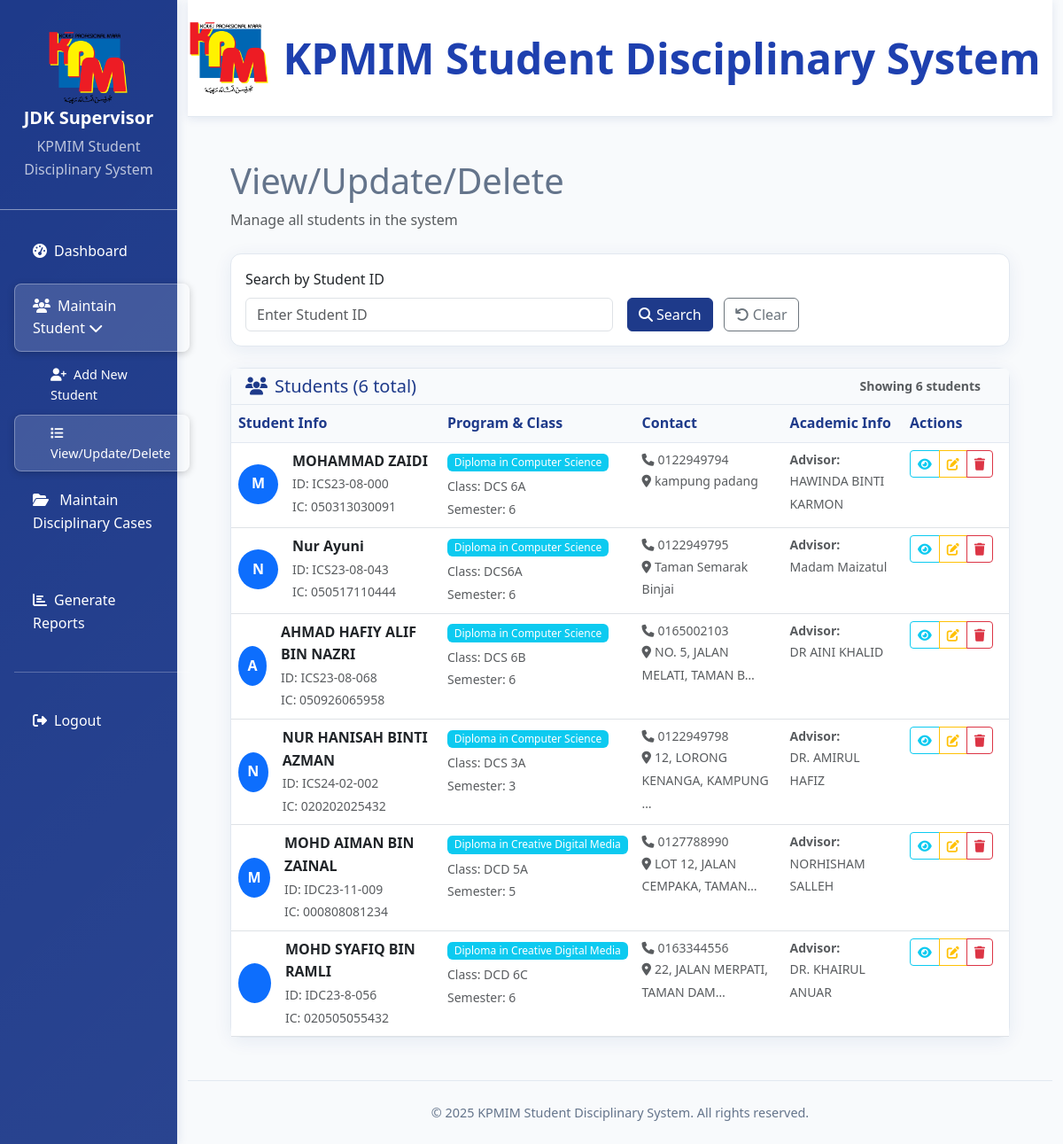
The app's page /student-list/ (signed in) with its own data.
### accounts/models.py (models this page shows, shortened)
class Student(models.Model):
    PROGRAM_CHOICES = [
        ('DCS', 'Diploma in Computer Science'),
        ('DIA', 'Diploma in Accounting'),
        ('DEC', 'Diploma in English Communication'),
        ('DCD', 'Diploma in Creative Digital Media'),
    ]
    SEMESTER_CHOICES = [
        ('1', 'Semester 1'),
        ('2', 'Semester 2'),
        ('3', 'Semester 3'),
        ('4', 'Semester 4'),
        ('5', 'Semester 5'),
        ('6', 'Semester 6'),
    ]
    student_id = models.CharField(max_length=20, unique=True, verbose_name="Student ID")
    name = models.CharField(max_length=100, verbose_name="Student Name")
    ic_number = models.CharField(max_length=20, unique=True, verbose_name="IC Number")
    class_name = models.CharField(max_length=50, verbose_name="Class")
    semester = models.CharField(max_length=1, choices=SEMESTER_CHOICES, verbose_name="Semester")
    address = models.TextField(verbose_name="Address")
    phone_number = models.CharField(max_length=15, verbose_name="Phone Number")
    program = models.CharField(max_length=3, choices=PROGRAM_CHOICES, verbose_name="Program")
    academic_advisor = models.CharField(max_length=100, verbose_name="Academic Advisor Name")
    class Meta:
        ordering = ['student_id']
        verbose_name = "Student"
        verbose_name_plural = "Students"

### accounts/views.py (the view)
# urls.py: path('student-list/', views.student_list_view, name='student_list'),
def student_list_view(request):
    if not request.user.is_authenticated or not request.user.is_staff:
        return redirect('admin_login')
    students = Student.objects.all()
    search = request.GET.get('search')
    if search:
        students = students.filter(
            Q(name__icontains=search) |
            Q(student_id__icontains=search) |
            Q(ic_number__icontains=search)
        )
    context = {
        'students': students,
    }
    return render(request, 'student_list.html', context)

### templates/student_list.html (shortened to what this page needs)
{% extends 'base.html' %}
{% block content %}
<div class="container-fluid p-4">
    <div class="d-flex justify-content-between align-items-center mb-4">
        <div>
            <h1></i>View/Update/Delete</h1>
            <p class="text-muted mb-0">Manage all students in the system</p>
        </div>
    </div>
    <div class="card dashboard-card mb-4">
        <div class="card-body">
            <form method="get" class="row g-3 align-items-end">
                <div class="col-md-6">
                    <label for="search" class="form-label">Search by Student ID</label>
                    <input type="text" class="form-control" id="search" name="search" placeholder="Enter Student ID" value="{{ request.GET.search }}">
                </div>
                <div class="col-md-6">
                    <button type="submit" class="btn btn-primary me-2">
                        <i class="fas fa-search me-1"></i>Search
                    </button>
                    <a href="{% url 'student_list' %}" class="btn btn-outline-secondary">
                        <i class="fas fa-undo me-1"></i>Clear
                    </a>
                </div>
            </form>
        </div>
    </div>
    <div class="card dashboard-card">
        <div class="card-header d-flex justify-content-between align-items-center">
            <h5 class="mb-0"><i class="fas fa-users me-2"></i>Students ({{ students.count }} total)</h5>
            <div class="d-flex align-items-center">
                <small class="text-muted me-3">Showing {{ students.count }} students</small>
            </div>
        </div>
        <div class="card-body p-0">
            {% if students %}
                <div class="table-responsive">
                    <table class="table table-hover mb-0" id="studentsTable">
                        <thead class="table-light">
                            <tr>
                                <th>Student Info</th>
                                <th>Program & Class</th>
                                <th>Contact</th>
                                <th>Academic Info</th>
                                <th width="120">Actions</th>
                            </tr>
                        </thead>
                        <tbody>
                            {% for student in students %}
                            <tr>
                                <td>
                                    <div class="d-flex align-items-center">
                                        <div class="avatar bg-primary rounded-circle me-3" style="width: 45px; height: 45px; display: flex; align-items: center; justify-content: center;">
                                            <span class="text-white fw-bold">{{ student.name|first|upper }}</span>
                                        </div>
                                        <div>
                                            <strong class="text-dark">{{ student.name }}</strong><br>
                                            <small class="text-muted">ID: {{ student.student_id }}</small><br>
                                            <small class="text-muted">IC: {{ student.ic_number }}</small>
                                        </div>
                                    </div>
                                </td>
                                <td>
                                    <div>
                                        <span class="badge bg-info text-white mb-1">{{ student.get_program_display }}</span><br>
                                        <small class="text-muted">Class: {{ student.class_name }}</small><br>
                                        <small class="text-muted">Semester: {{ student.semester }}</small>
                                    </div>
                                </td>
                                <td>
                                    <div>
                                        <small class="text-muted d-block"><i class="fas fa-phone me-1"></i>{{ student.phone_number }}</small>
                                        <small class="text-muted"><i class="fas fa-map-marker-alt me-1"></i>{{ student.address|truncatechars:30 }}</small>
                                    </div>
                                </td>
                                <td>
                                    <div>
                                        <small class="text-muted d-block"><strong>Advisor:</strong></small>
                                        <small class="text-muted">{{ student.academic_advisor|truncatechars:25 }}</small>
                                    </div>
                                </td>
                                <td>
                                    <div class="btn-group btn-group-sm">
                                        <button class="btn btn-outline-info" onclick="viewStudent({{ student.id }})" title="View Details">
                                            <i class="fas fa-eye"></i>
                                        </button>
                                        <button class="btn btn-outline-warning" onclick="editStudent({{ student.id }})" title="Edit Student">
                                            <i class="fas fa-edit"></i>
                                        </button>
                                        <button class="btn btn-outline-danger" onclick="deleteStudent({{ student.id }}, '{{ student.name }}')" title="Delete Student">
                                            <i class="fas fa-trash"></i>
                                        </button>
                                    </div>
                                </td>
                            </tr>
                            {% endfor %}
                        </tbody>
                    </table>
                </div>
            {% endif %}
        </div>
    </div>
</div>
{% endblock %}

### templates/base.html (shortened to what this page needs)
{% load static %}
<!DOCTYPE html>
<html lang="en">
<head>
    <link href="https://cdn.jsdelivr.net/npm/bootstrap@5.3.0/dist/css/bootstrap.min.css" rel="stylesheet">
    <link href="https://cdnjs.cloudflare.com/ajax/libs/font-awesome/6.4.0/css/all.min.css" rel="stylesheet">
</head>
<body>
    <div class="container-fluid">
        <div class="row">
            <div class="col-md-3 col-lg-2 px-0 sidebar">
                <div class="sidebar-content">
                    <div class="sidebar-logo-section">
                        <img src="{% static 'images/kpmlogo.png' %}" alt="KPMIM Logo" width="100">
                        <h5>JDK Supervisor</h5>
                        <div class="sidebar-subtext">KPMIM Student Disciplinary System</div>
                    </div>
                    <nav class="nav flex-column px-3">
                        <a class="nav-link {% if request.resolver_match.url_name == 'admin_dashboard' %}active{% endif %}" href="{% url 'admin_dashboard' %}">
                            <i class="fas fa-tachometer-alt me-2"></i>Dashboard
                        </a>
                        <div class="nav-item">
                            <a class="nav-link {% if 'student' in request.resolver_match.url_name %}active{% endif %}" href="#" data-bs-toggle="collapse" data-bs-target="#studentsCollapse" aria-expanded="{% if 'student' in request.resolver_match.url_name %}true{% else %}false{% endif %}">
                                <i class="fas fa-users me-2"></i>Maintain Student
                                <i class="fas fa-chevron-down ms-auto"></i>
                            </a>
                            <div class="collapse {% if 'student' in request.resolver_match.url_name %}show{% endif %}" id="studentsCollapse">
                                <a class="nav-link {% if request.resolver_match.url_name == 'add_student' %}active{% endif %}" href="{% url 'add_student' %}">
                                    <i class="fas fa-user-plus me-2"></i>Add New Student
                                </a>
                                <a class="nav-link {% if request.resolver_match.url_name == 'student_list' %}active{% endif %}" href="{% url 'student_list' %}">
                                    <i class="fas fa-list me-2"></i>View/Update/Delete
                                </a>
                            </div>
                        </div>
                        <a class="nav-link {% if 'case' in request.resolver_match.url_name %}active{% endif %}" href="{% url 'disciplinary_cases' %}">
                            <i class="fas fa-folder-open me-2"></i> Maintain Disciplinary Cases
                        </a>
                        <a class="nav-link {% if 'report' in request.resolver_match.url_name %}active{% endif %}" href="{% url 'monthly_report' %}">
                            <i class="fas fa-chart-bar me-2"></i>Generate Reports
                        </a>
                        <hr class="nav-section-divider">
                        <a class="nav-link" href="{% url 'admin_logout' %}">
                            <i class="fas fa-sign-out-alt me-2"></i>Logout
                        </a>
                    </nav>
                </div>
            </div>
            <div class="col-md-9 col-lg-10 main-content">
                <div class="content-wrapper">
                    <nav class="navbar navbar-expand-lg navbar-light">
                        <div class="container-fluid">
                            <span class="navbar-brand mb-0 h1">
                                <img src="{% static 'images/kpmlogo.png' %}" alt="KPMIM Logo" width="100">
                                KPMIM Student Disciplinary System
                            </span>
                        </div>
                    </nav>
                    <div class="container-fluid p-4">
                        {% block content %}{% endblock %}
                    </div>
                </div>
                <footer class="footer">
                    <div class="container-fluid">
                        <p>&copy; 2025 KPMIM Student Disciplinary System. All rights reserved.</p>
                    </div>
                </footer>
            </div>
        </div>
    </div>
</body>
</html>

### templates/base.html (style rules this page uses)
:root { --primary-navy: #1e3a8a; --secondary-gray: #64748b; --accent-white: #ffffff; --light-gray: #f8fafc; --border-color: #e2e8f0; }
* { margin: 0; padding: 0; box-sizing: border-box; }
body { background-color: var(--light-gray); font-family: 'Segoe UI', Tahoma, Geneva, Verdana, sans-serif; color: var(--secondary-gray); line-height: 1.6; }
.sidebar { background-color: var(--primary-navy); min-height: 100vh; color: var(--accent-white); transition: all 0.3s ease; box-shadow: 2px 0 10px rgba(30, 58, 138, 0.1); position: relative; }
.sidebar-subtext { color: rgba(255, 255, 255, 0.7); font-size: 1rem; font-weight: 400; }
.sidebar::before { content: ''; position: absolute; top: 0; left: 0; width: 100%; height: 100%; background: linear-gradient(135deg, transparent 0%, rgba(255,255,255,0.05) 100%); pointer-events: none; }
.sidebar-content { position: relative; z-index: 2; }
.sidebar .nav-link { color: #ffffff !important; padding: 12px 20px; margin: 5px 0; border-radius: 8px; transition: all 0.3s ease; border: 1px solid transparent; }
.sidebar .nav-link.active { background: rgba(255, 255, 255, 0.15); color: #ffffff !important; border-color: rgba(255, 255, 255, 0.3); box-shadow: 0 2px 8px rgba(0, 0, 0, 0.2); }
.sidebar .nav-link i { color: #ffffff !important; }
.sidebar-logo-section { text-align: center; padding: 2rem 1rem; border-bottom: 1px solid rgba(255, 255, 255, 0.453); margin-bottom: 1rem; }
.sidebar-logo-section h5 { font-weight: 600; margin-bottom: 0.5rem; }
.main-content { min-height: 100vh; display: flex; flex-direction: column; }
.content-wrapper { flex: 1; padding: 0; }
.navbar { background: var(--accent-white); box-shadow: 0 2px 10px rgba(30, 58, 138, 0.1); border-bottom: 1px solid var(--border-color); padding: 1rem 0; }
.navbar-brand { color: var(--primary-navy) !important; font-weight: 600; font-size: 1.25rem; }
.nav-link { color: var(--secondary-gray) !important; }
.dashboard-card { border: 1px solid var(--border-color); border-radius: 12px; box-shadow: 0 4px 20px rgba(30, 58, 138, 0.08); transition: all 0.3s ease; background: var(--accent-white); }
.card { border: 1px solid var(--border-color); border-radius: 12px; box-shadow: 0 4px 20px rgba(30, 58, 138, 0.08); background: var(--accent-white); }
.card-header { background: var(--light-gray); border-bottom: 1px solid var(--border-color); font-weight: 600; color: var(--primary-navy); }
.btn-primary { background-color: var(--primary-navy); border-color: var(--primary-navy); color: var(--accent-white); }
.footer { background: var(--light-gray); border-top: 1px solid var(--border-color); padding: 1.5rem 0; margin-top: auto; }
.footer p { margin: 0; font-size: 0.9rem; color: var(--secondary-gray); text-align: center; }
.nav-section-divider { border-color:white (255, 255, 255, 0.2); margin: 1.5rem 0; }
.collapse .nav-link { padding: 8px 20px 8px 40px; font-size: 0.9rem; margin: 2px 0; }
@media (min-width: 769px) { .main-content { margin-left: 0; } }
.table { background: var(--accent-white); }
.table thead th { background-color: var(--light-gray); border-bottom: 1px solid var(--border-color); color: var(--primary-navy); font-weight: 600; }
.badge { font-weight: 500; }
.navbar-brand { color: #1e40af !important; font-size: 3rem; font-weight: 600; display: flex; align-items: center; justify-content: center; width: 100%; text-align: center; gap: 10px; }
.navbar .container, .navbar .container-fluid { justify-content: center !important; }

### records on screen
Student: name|first "M", name "MOHAMMAD ZAIDI", student_id "ICS23-08-000", ic_number "050313030091", program "Diploma in Computer Science", class_name "DCS 6A", semester "6", phone_number "0122949794", address "kampung padang", academic_advisor "HAWINDA BINTI KARMON"
Student: name|first "N", name "Nur Ayuni", student_id "ICS23-08-043", ic_number "050517110444", program "Diploma in Computer Science", class_name "DCS6A", semester "6", phone_number "0122949795", address "Taman Semarak Binjai", academic_advisor "Madam Maizatul"
Student: name|first "A", name "AHMAD HAFIY ALIF BIN NAZRI", student_id "ICS23-08-068", ic_number "050926065958", program "Diploma in Computer Science", class_name "DCS 6B", semester "6", phone_number "0165002103", address "NO. 5, JALAN MELATI, TAMAN B…", academic_advisor "DR AINI KHALID"
Student: name|first "N", name "NUR HANISAH BINTI AZMAN", student_id "ICS24-02-002", ic_number "020202025432", program "Diploma in Computer Science", class_name "DCS 3A", semester "3", phone_number "0122949798", address "12, LORONG KENANGA, KAMPUNG …", academic_advisor "DR. AMIRUL HAFIZ"
Student: name|first "M", name "MOHD AIMAN BIN ZAINAL", student_id "IDC23-11-009", ic_number "000808081234", program "Diploma in Creative Digital Media", class_name "DCD 5A", semester "5", phone_number "0127788990", address "LOT 12, JALAN CEMPAKA, TAMAN…", academic_advisor "NORHISHAM SALLEH"
Student: name "MOHD SYAFIQ BIN RAMLI", student_id "IDC23-8-056", ic_number "020505055432", program "Diploma in Creative Digital Media", class_name "DCD 6C", semester "6", phone_number "0163344556", address "22, JALAN MERPATI, TAMAN DAM…", academic_advisor "DR. KHAIRUL ANUAR"

### other values on screen
{{ students.count }} "6"
